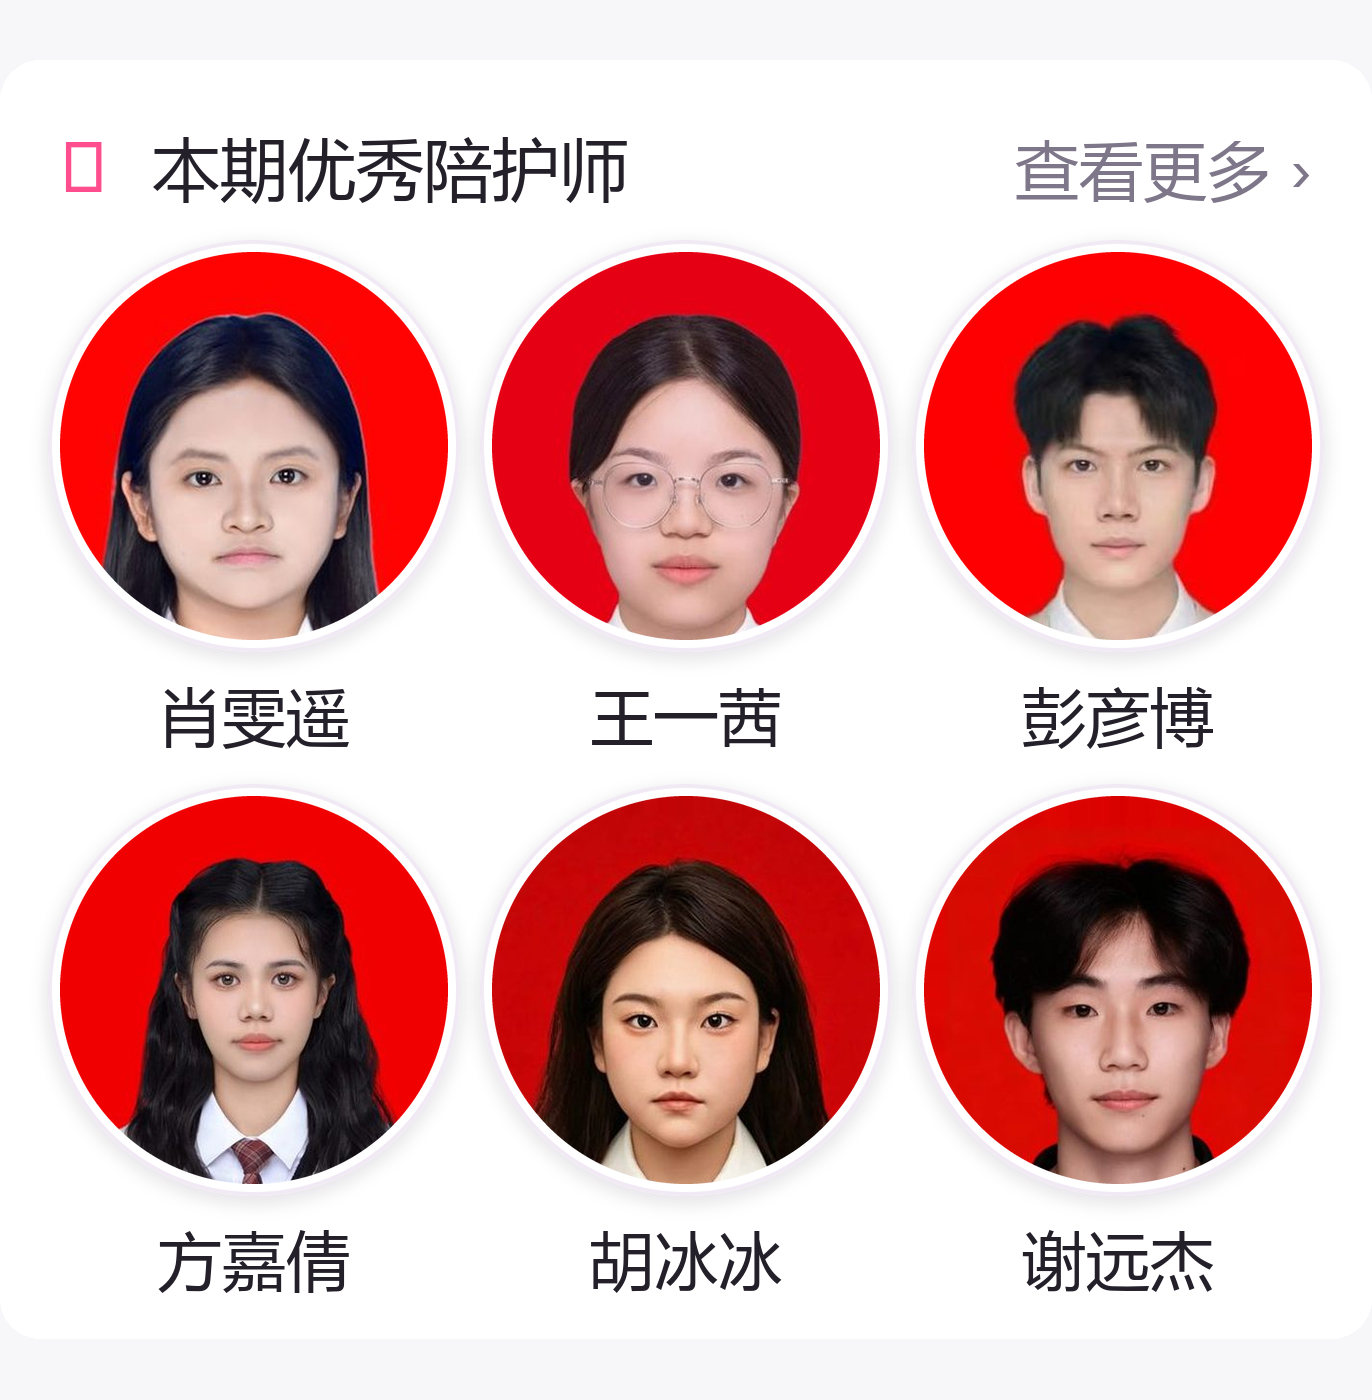

Generate this figure with Python:
# -*- coding: utf-8 -*-
"""渲染首页「本期优秀陪护师」区块的最终效果图
方案 A：细白框 + 柔和投影（对应 pages/index/index.wxss 当前实现）
"""
import os
from PIL import Image, ImageDraw, ImageFilter, ImageFont

SRC = r'D:\yxy\wx_project1\assets\images\nurses'
OUT = r'D:\yxy\wx_project1\mockups\_nurse_final_mock.png'
ORDER = [u'肖雯遥', u'王一茜', u'彭彦博', u'方嘉倩', u'胡冰冰', u'谢远杰']

S = 2
D = 194 * S            # 圆形照片直径
FRAME = 6 * S          # 白色相框
BORDER = 2 * S         # 极浅描边
GAP = 22 * S
PAD = 30 * S
COLS = 3
HEAD_H = 96 * S
LABEL_H = 56 * S
V_GAP = 22 * S

FONT_T = ImageFont.truetype(r'C:\Windows\Fonts\msyh.ttc', 32 * S)
FONT_HD = ImageFont.truetype(r'C:\Windows\Fonts\msyh.ttc', 34 * S)


def circle(d):
    big = Image.new('L', (d * 4, d * 4), 0)
    ImageDraw.Draw(big).ellipse((0, 0, d * 4 - 1, d * 4 - 1), fill=255)
    return big.resize((d, d), Image.LANCZOS)


def annulus(outer, thick):
    big = Image.new('L', (outer * 4,) * 2, 0)
    d = ImageDraw.Draw(big)
    d.ellipse((0, 0, outer * 4 - 1, outer * 4 - 1), fill=255)
    t = thick * 4
    d.ellipse((t, t, outer * 4 - 1 - t, outer * 4 - 1 - t), fill=0)
    return big.resize((outer, outer), Image.LANCZOS)


OUTER = D + FRAME * 2
MASK = circle(D)
FRAME_MASK = circle(OUTER)
BORDER_MASK = annulus(OUTER, BORDER)

_sh = Image.new('RGBA', (OUTER + 60, OUTER + 60), (0, 0, 0, 0))
ImageDraw.Draw(_sh).ellipse((30, 36, 30 + OUTER - 1, 36 + OUTER - 1), fill=(60, 30, 80, 34))
SHADOW = _sh.filter(ImageFilter.GaussianBlur(9))

row_w = PAD * 2 + D * COLS + GAP * (COLS - 1)
ROW_H = HEAD_H + (D + LABEL_H + V_GAP) * 2
canvas = Image.new('RGB', (row_w, ROW_H + 60 * S), (247, 247, 250))
draw = ImageDraw.Draw(canvas)

draw.rounded_rectangle((0, 30 * S, row_w - 1, ROW_H + 29 * S), radius=20 * S, fill=(255, 255, 255))

ty = 60 * S
draw.text((PAD, ty), u'\U0001F497', font=FONT_HD, fill=(255, 77, 141))
draw.text((PAD + 46 * S, ty + 2), u'本期优秀陪护师', font=FONT_HD, fill=(35, 32, 42))
more = u'查看更多 ›'
bb = draw.textbbox((0, 0), more, font=FONT_T)
draw.text((row_w - PAD - (bb[2] - bb[0]), ty + 6), more, font=FONT_T, fill=(126, 118, 137))

base = 30 * S + HEAD_H
for i, name in enumerate(ORDER):
    im = Image.open(os.path.join(SRC, name + '.jpg')).convert('RGB').resize((D, D), Image.LANCZOS)
    cx = PAD + i % COLS * (D + GAP)
    cy = base + i // COLS * (D + LABEL_H + V_GAP)
    canvas.paste(SHADOW.convert('RGB'), (cx - FRAME - 30, cy - FRAME - 30), SHADOW.split()[3])
    canvas.paste(Image.new('RGB', (OUTER, OUTER), (255, 255, 255)),
                 (cx - FRAME, cy - FRAME), FRAME_MASK)
    canvas.paste(Image.new('RGB', (OUTER, OUTER), (241, 234, 245)),
                 (cx - FRAME, cy - FRAME), BORDER_MASK)
    canvas.paste(im, (cx, cy), MASK)
    b = draw.textbbox((0, 0), name, font=FONT_T)
    draw.text((cx + D // 2 - (b[2] - b[0]) // 2, cy + D + 16 * S), name,
              font=FONT_T, fill=(35, 32, 42))

canvas.save(OUT, 'PNG')
print('saved %s %s' % (OUT, canvas.size))
